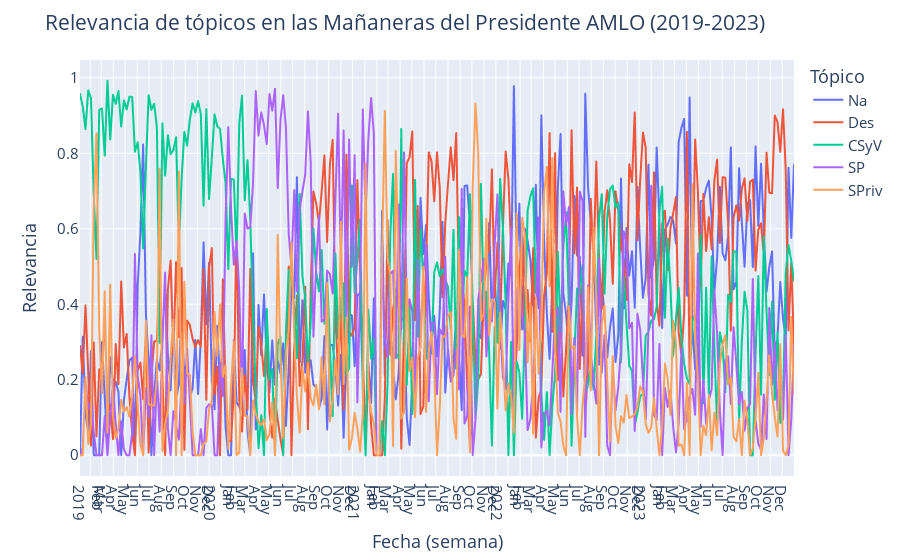

The cell this chart's notebook holds for it:
### Code cell
# Por ultimo la serie completa
plot_series(Serie_I,'(2019-2023)')

### Figure 1 — Plotly figure (JSON) as saved in the notebook; plotly's stock layout.template omitted (floating-point values rounded to 4 significant figures; data arrays with more than 128 entries replaced by an {"elided": "..."} marker saying what was removed)
{"data": [{"hovertemplate": "variable=Na<br>Fecha=%{x|%B %d, %Y}<br>value=%{y}<extra></extra>", "legendgroup": "Na", "line": {"color": "#636efa", "dash": "solid"}, "marker": {"symbol": "circle"}, "mode": "lines", "name": "Na", "showlegend": true, "type": "scattergl", "x": {"elided": "261 str values"}, "xaxis": "x", "y": {"elided": "261 float values"}, "yaxis": "y"}, {"hovertemplate": "variable=Des<br>Fecha=%{x|%B %d, %Y}<br>value=%{y}<extra></extra>", "legendgroup": "Des", "line": {"color": "#EF553B", "dash": "solid"}, "marker": {"symbol": "circle"}, "mode": "lines", "name": "Des", "showlegend": true, "type": "scattergl", "x": {"elided": "261 str values"}, "xaxis": "x", "y": {"elided": "261 float values"}, "yaxis": "y"}, {"hovertemplate": "variable=CSyV<br>Fecha=%{x|%B %d, %Y}<br>value=%{y}<extra></extra>", "legendgroup": "CSyV", "line": {"color": "#00cc96", "dash": "solid"}, "marker": {"symbol": "circle"}, "mode": "lines", "name": "CSyV", "showlegend": true, "type": "scattergl", "x": {"elided": "261 str values"}, "xaxis": "x", "y": {"elided": "261 float values"}, "yaxis": "y"}, {"hovertemplate": "variable=SP<br>Fecha=%{x|%B %d, %Y}<br>value=%{y}<extra></extra>", "legendgroup": "SP", "line": {"color": "#ab63fa", "dash": "solid"}, "marker": {"symbol": "circle"}, "mode": "lines", "name": "SP", "showlegend": true, "type": "scattergl", "x": {"elided": "261 str values"}, "xaxis": "x", "y": {"elided": "261 float values"}, "yaxis": "y"}, {"hovertemplate": "variable=SPriv<br>Fecha=%{x|%B %d, %Y}<br>value=%{y}<extra></extra>", "legendgroup": "SPriv", "line": {"color": "#FFA15A", "dash": "solid"}, "marker": {"symbol": "circle"}, "mode": "lines", "name": "SPriv", "showlegend": true, "type": "scattergl", "x": {"elided": "261 str values"}, "xaxis": "x", "y": {"elided": "261 float values"}, "yaxis": "y"}], "layout": {"font": {"size": 15}, "legend": {"title": {"text": "Tópico"}, "tracegroupgap": 0}, "margin": {"t": 60}, "title": {"text": "Relevancia de tópicos en las Mañaneras del Presidente AMLO (2019-2023)"}, "xaxis": {"anchor": "y", "domain": [0, 1], "dtick": "M1", "tickformat": "%b\n%Y", "title": {"text": "Fecha (semana)"}}, "yaxis": {"anchor": "x", "domain": [0, 1], "title": {"text": "Relevancia"}}}}
